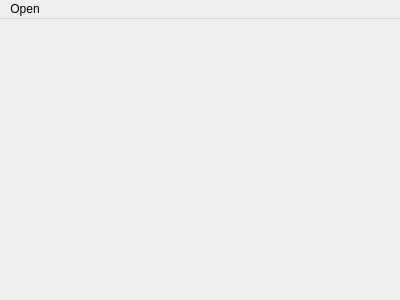
<?xml version="1.0" encoding="UTF-8"?>
<ui version="4.0">
 <class>MainScene</class>
 <widget class="QMainWindow" name="MainScene">
  <property name="geometry">
   <rect>
    <x>0</x>
    <y>0</y>
    <width>400</width>
    <height>300</height>
   </rect>
  </property>
  <property name="windowTitle">
   <string>MainScene</string>
  </property>
  <widget class="QWidget" name="centralWidget"/>
  <widget class="QMenuBar" name="menuBar">
   <property name="geometry">
    <rect>
     <x>0</x>
     <y>0</y>
     <width>400</width>
     <height>22</height>
    </rect>
   </property>
   <widget class="QMenu" name="menuOpen">
    <property name="title">
     <string>Open</string>
    </property>
    <addaction name="actionQuit"/>
   </widget>
   <addaction name="menuOpen"/>
  </widget>
  <action name="actionQuit">
   <property name="text">
    <string>Quit</string>
   </property>
  </action>
 </widget>
 <layoutdefault spacing="6" margin="11"/>
 <resources/>
 <connections/>
</ui>
